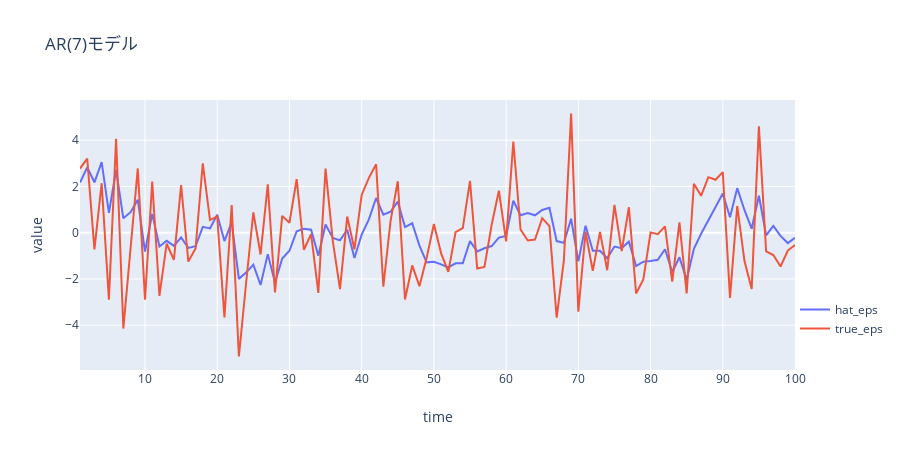

Notebook code cell kept with this figure:
### Code cell
hat_eps = [generator(testData[i:i+8].view(1,1,8)).item() for i in range(100)]
true_eps = [eps[i+7] for i in range(100)]

# 可視化してみる
fig = plotly.graph_objs.Figure(
    data=[plotly.graph_objs.Scatter(x=np.linspace(start=1, stop=100, num=100), y=hat_eps, name="hat_eps", yaxis='y'),
          plotly.graph_objs.Scatter(x=np.linspace(start=1, stop=100, num=100), y=true_eps, name="true_eps", yaxis='y'),
                ], 
    layout=plotly.graph_objs.Layout(title="AR(7)モデル",
                legend={"x":1, "y":0.1},
                xaxis={"title":"time","range":[1,100]},
                yaxis={"title":"value"},
                width = 900,       # 全体のサイズ
                height = 450,
                )
)
plotly.offline.iplot(fig)
